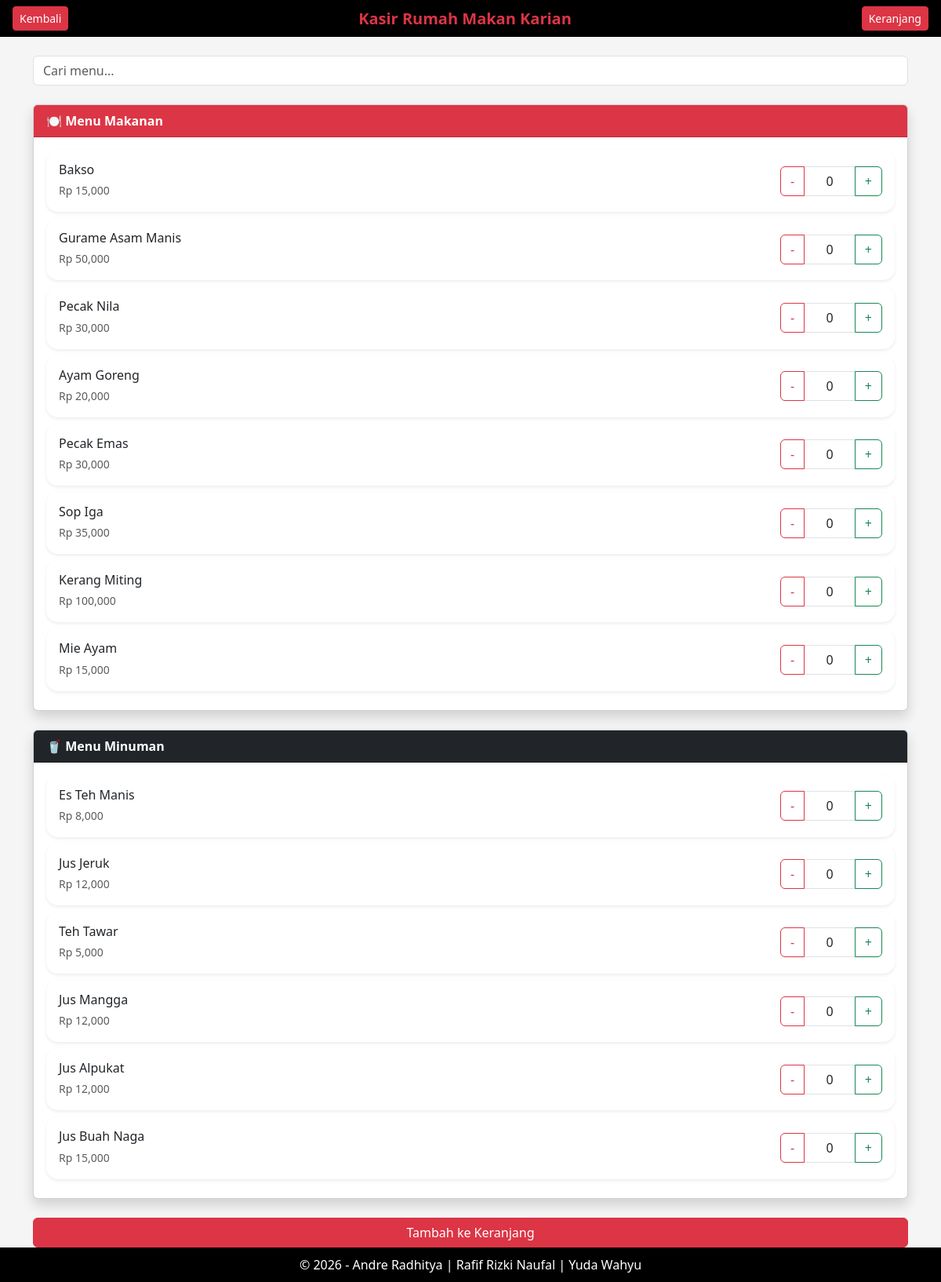
The app's page /menu/tampil.php (signed in) with its own data.
### tables this page shows
CREATE TABLE `menu` (
  `id_menu` int(11) NOT NULL,
  `nama_menu` varchar(100) DEFAULT NULL,
  `harga` int(11) DEFAULT NULL
);

### menu/tampil.php (the view, shortened to what this page needs)
<?php
include '../config/koneksi.php';
?>
<!DOCTYPE html>
<html>
<head>
<link href="https://cdn.jsdelivr.net/npm/bootstrap@5.3.0/dist/css/bootstrap.min.css" rel="stylesheet">
</head>
<body>
<div class="wrapper">
<nav class="navbar px-3" style="background:black;">
    <a href="../index.php" class="btn btn-danger btn-sm">
        Kembali
    </a>
    <span class="mx-auto text-danger fw-bold fs-5">
        Kasir Rumah Makan Karian
    </span>
    <a href="keranjang.php" class="btn btn-danger btn-sm position-relative">
        Keranjang
    </a>
</nav>
<div class="container mt-4 content">
<input
type="text"
id="cariMenu"
class="form-control mb-4"
placeholder="Cari menu...">
<form method="POST">
<div class="card shadow mb-4">
<div class="card-header bg-danger text-white fw-bold">
🍽️ Menu Makanan
</div>
<div class="card-body">
<?php
$makanan = mysqli_query($conn,"
SELECT *
FROM menu
WHERE nama_menu NOT LIKE '%Jus%'
AND nama_menu NOT LIKE '%Teh%'
");
while($d=mysqli_fetch_array($makanan)){
?>
<div class="card card-menu shadow-sm mb-2 item-menu">
<div class="card-body d-flex justify-content-between align-items-center">
<div>
<h6 class="mb-1">
<?= $d['nama_menu']; ?>
</h6>
<small class="text-muted">
Rp <?= number_format($d['harga']); ?>
</small>
</div>
<div class="d-flex align-items-center">
<div class="input-group" style="width:130px;">
<button
type="button"
class="btn btn-outline-danger"
onclick="kurang(<?= $d['id_menu']; ?>)">
-
</button>
<input
type="number"
name="qty[<?= $d['id_menu']; ?>]"
id="qty<?= $d['id_menu']; ?>"
value="0"
min="0"
class="form-control text-center">
<button
type="button"
class="btn btn-outline-success"
onclick="tambah(<?= $d['id_menu']; ?>)">
+
</button>
</div>
</div>
</div>
</div>
<?php } ?>
</div>
</div>
<div class="card shadow">
<div class="card-header bg-dark text-white fw-bold">
🥤 Menu Minuman
</div>
<div class="card-body">
<?php
$minuman = mysqli_query($conn,"
SELECT *
FROM menu
WHERE nama_menu LIKE '%Jus%'
OR nama_menu LIKE '%Teh%'
");
while($d=mysqli_fetch_array($minuman)){
?>
<div class="card card-menu shadow-sm mb-2 item-menu">
<div class="card-body d-flex justify-content-between align-items-center">
<div>
<h6 class="mb-1">
<?= $d['nama_menu']; ?>
</h6>
<small class="text-muted">
Rp <?= number_format($d['harga']); ?>
</small>
</div>
<div class="d-flex align-items-center">
<div class="input-group" style="width:130px;">
<button
type="button"
class="btn btn-outline-danger"
onclick="kurang(<?= $d['id_menu']; ?>)">
-
</button>
<input
type="number"
name="qty[<?= $d['id_menu']; ?>]"
id="qty<?= $d['id_menu']; ?>"
value="0"
min="0"
class="form-control text-center">
<button
type="button"
class="btn btn-outline-success"
onclick="tambah(<?= $d['id_menu']; ?>)">
+
</button>
</div>
</div>
</div>
</div>
<?php } ?>
</div>
</div>
<button
name="tambah_semua"
class="btn btn-danger w-100 mt-4">
Tambah ke Keranjang
</button>
</form>
</div>
<footer>
    © 2026 - Andre Radhitya | Rafif Rizki Naufal | Yuda Wahyu
</footer>
</div>
</body>
</html>

### menu/tampil.php (style rules this page uses)
html,body { height:100%; }
body { background:#f5f5f5; }
.wrapper { min-height:100%; display:flex; flex-direction:column; }
.content { flex:1; }
footer { background:black; color:white; text-align:center; padding:10px; }
.card-menu { border:none; border-radius:15px; transition:.3s; }
input[type=number] { -moz-appearance:textfield; }

### records on screen
menu: nama_menu "Bakso", harga "15,000"
menu: nama_menu "Gurame Asam Manis", harga "50,000"
menu: nama_menu "Pecak Nila", harga "30,000"
menu: nama_menu "Ayam Goreng", harga "20,000"
menu: nama_menu "Pecak Emas", harga "30,000"
menu: nama_menu "Sop Iga", harga "35,000"
menu: nama_menu "Kerang Miting", harga "100,000"
menu: nama_menu "Mie Ayam", harga "15,000"
menu: nama_menu "Es Teh Manis", harga "8,000"
menu: nama_menu "Jus Jeruk", harga "12,000"
menu: nama_menu "Teh Tawar", harga "5,000"
menu: nama_menu "Jus Mangga", harga "12,000"
menu: nama_menu "Jus Alpukat", harga "12,000"
menu: nama_menu "Jus Buah Naga", harga "15,000"
